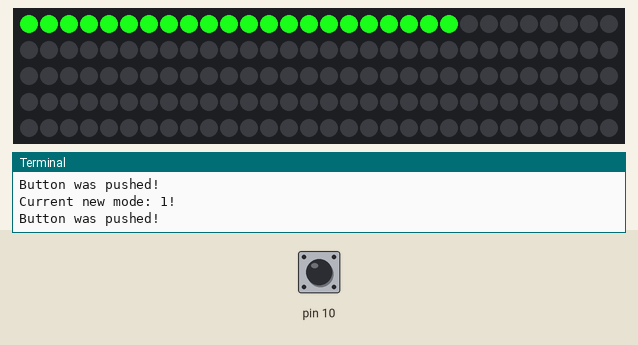
Bench run of a program on a simulated Raspberry Pi (header pin numbers). Parts: 150 RGB LEDs in strip order, left to right, continuing on the next row, the last lines printed to the terminal. The inputs (shaded band) are chosen by the test bench; at power-on: pin 10 LOW. Threads take turns every 2 ms.

Above: at 2.6 s.
2.7 s: pin 10 pulled HIGH for 2.55 s
At 6.7 s:
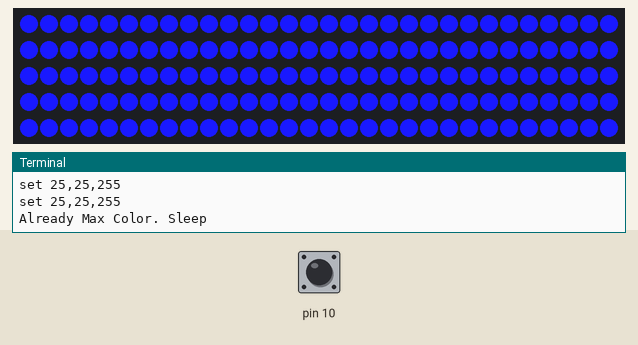
6.8 s: pin 10 pulled HIGH for 2.55 s
At 9.04 s:
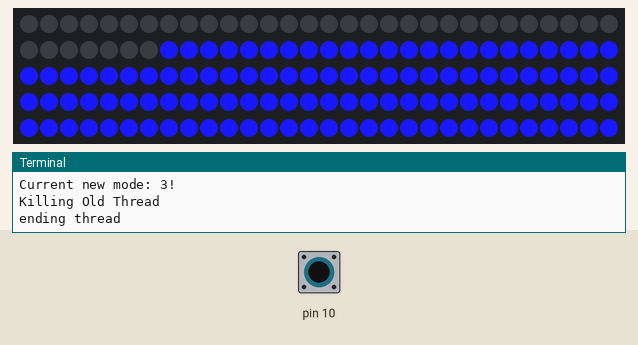
10.8 s: pin 10 pulled HIGH for 2.55 s
At 14.6 s:
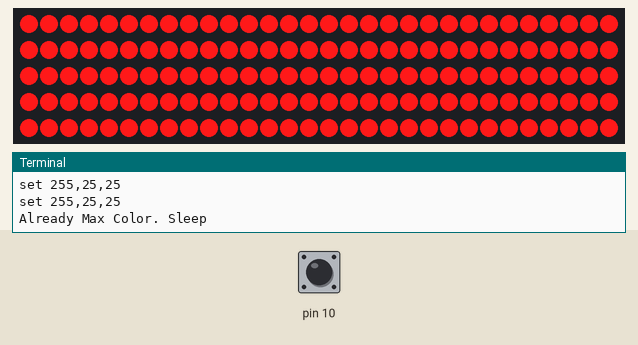
14.8 s: pin 10 pulled HIGH for 2.55 s
At 19.2 s:
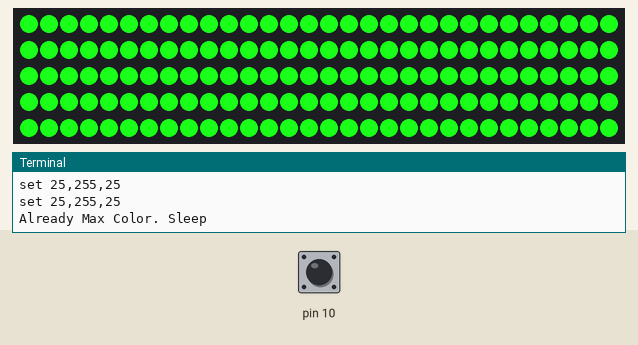
Timing chart, 0 to 19.8 s (numbered marks = the images above; inputs shaded):
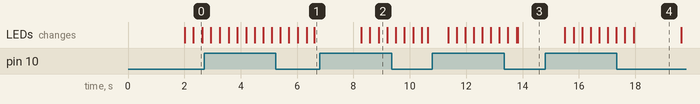

The program:

rpiHome.py
```python
#!/usr/bin/env python
# coding: utf-8

# In[ ]:


import time
from rpi_ws281x import *
import argparse
import math
import json
import socketserver
from http.server import BaseHTTPRequestHandler
from threading import Thread
import RPi.GPIO as GPIO # Import Raspberry Pi GPIO library
GPIO.setwarnings(False) # Ignore warning for now
GPIO.setmode(GPIO.BOARD) # Use physical pin numbering

# LED strip configuration:
LED_COUNT      = 150      # Number of LED pixels.
LED_PIN        = 18      # GPIO pin connected to the pixels (18 uses PWM!).
#LED_PIN        = 10      # GPIO pin connected to the pixels (10 uses SPI /dev/spidev0.0).
LED_FREQ_HZ    = 800000  # LED signal frequency in hertz (usually 800khz)
LED_DMA        = 10      # DMA channel to use for generating signal (try 10)
LED_BRIGHTNESS = 255     # Set to 0 for darkest and 255 for brightest
LED_INVERT     = False   # True to invert the signal (when using NPN transistor level shift)
LED_CHANNEL    = 0       # set to '1' for GPIOs 13, 19, 41, 45 or 53
strip = None
stop_threads = False

def solidLightWipe(strip,color,wait_ms=50):
    for i in range(strip.numPixels()):
        strip.setPixelColor(i,color)
        strip.show()
        time.sleep(wait_ms/1000)


def breath(strip,color,speed,wait_s=50):
    increment = 1
    initialColor = list(color)
    print("start "+str(color[0])+","+str(color[1])+","+str(color[2]))
    while True:
        for i in range(strip.numPixels()):
            if i % 5 == 0:
                print("set "+str(color[0])+","+str(color[1])+","+str(color[2]))

            #print("increase?"+str(increment))
            strip.setPixelColor(i,Color(math.floor(color[0]),math.floor(color[1]),math.floor(color[2])))
        strip.show()

        if increment == 1:
            color[0] = min(255, color[0]*(1+speed))
            color[1] = min(255, color[1]*(1+speed))
            color[2] = min(255, color[2]*(1+speed))
        elif increment == -1:
            color[0] = max(0, color[0]*(1-speed))
            color[1] = max(0, color[1]*(1-speed))
            color[2] = max(0, color[2]*(1-speed))

        if (color[0] >= initialColor[0] or color[1] >= initialColor[1] or color[2] >= initialColor[2]):
            color[0] = initialColor[0]
            color[1] = initialColor[1]
            color[2] = initialColor[2]
            print("Already Max Color. Sleep")
            if sleepShouldBreak(wait_s):
                print("ending thread")
                return
            increment = -1

        if(color[0]<= 2 or color[1]<= 2 or color[2]<= 2):
            increment = 1
        time.sleep(50/1000.0)

def sleepShouldBreak(sleepTime):
    global stop_threads
    if stop_threads:
        return True
    time.sleep(sleepTime/6.0)
    if stop_threads:
        return True
    time.sleep(sleepTime/6.0)
    if stop_threads:
        return True
    time.sleep(sleepTime/6.0)
    if stop_threads:
        return True
    time.sleep(sleepTime/6.0)
    if stop_threads:
        return True
    time.sleep(sleepTime/6.0)
    if stop_threads:
        return True
    time.sleep(sleepTime/6.0)
    if stop_threads:
        return True

def make_histogram(cluster):
    """
    Count the number of pixels in each cluster
    :param: KMeans cluster
    :return: numpy histogram
    """
    numLabels = np.arange(0, len(np.unique(cluster.labels_)) + 1)
    hist, _ = np.histogram(cluster.labels_, bins=numLabels)
    hist = hist.astype('float32')
    hist /= hist.sum()
    return hist

def make_bar(color):
    """
    Create an image of a given color
    :param: height of the image
    :param: width of the image
    :param: BGR pixel values of the color
    :return: tuple of bar, rgb values, and hsv values
    """

    red, green, blue = int(color[2]), int(color[1]), int(color[0])

    return (red, green, blue)


class MyHandler(BaseHTTPRequestHandler):
    def do_GET(self):
        if self.path == '/red':
            startBreath(255,25,25,0.1,10)
        elif self.path == '/blue':
            startBreath(25,25,255,0.1,10)
        elif self.path == '/green':
            startBreath(25,255,25,0.1,10)

        self.send_response(200)


def startBreath(red,green,blue,speed,wait):
    solidLightWipe(strip, Color(int(red),int(green),int(blue)), 10)
    breath(strip,[int(red),int(green),int(blue)],float(speed),wait)

def handlebutton(mode):
    if mode == 0:
        startBreath(255,25,25,0.1,10)
    elif mode == 1:
        startBreath(25,255,25,0.1,10)
    elif mode == 2:
        startBreath(25,25,255,0.1,10)
    elif mode == 3:
        solidLightWipe(strip, Color(int(0),int(0),int(0)), 10)


# Main program logic follows:

def main():
    # Process arguments
    parser = argparse.ArgumentParser()
    parser.add_argument('-c', '--clear', action='store_true', help='clear the display on exit')
    args = parser.parse_args()

    # Create NeoPixel object with appropriate configuration.
    global strip
    strip = Adafruit_NeoPixel(LED_COUNT, LED_PIN, LED_FREQ_HZ, LED_DMA, LED_INVERT, LED_BRIGHTNESS, LED_CHANNEL)
    # Intialize the library (must be called once before other functions).
    strip.begin()
    GPIO.setwarnings(False) # Ignore warning for now
    GPIO.setmode(GPIO.BOARD) # Use physical pin numbering
    GPIO.setup(10, GPIO.IN, pull_up_down=GPIO.PUD_DOWN) # Set pin 10 to be an input pin and set initial value to be pulled low (off)
    mode = 0
    Threthread = None
    while True: # Run forever
        if GPIO.input(10) == GPIO.LOW:
            print("Button was pushed!")
            time.sleep(2)

            mode = (mode + 1) % 4
            print("Current new mode: "+ str(mode) + "!")

            if Threthread != None:
                print("Killing Old Thread")
                global stop_threads
                stop_threads = True
                Threthread.join()

            stop_threads = False
            Threthread = Thread(target=handlebutton, args=(mode,))
            Threthread.start()


main()


# In[1]:


# In[ ]:
```
